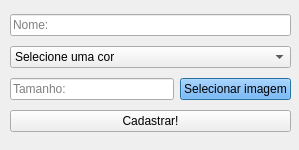
<?xml version="1.0" encoding="UTF-8"?>
<ui version="4.0">
 <class>Editar</class>
 <widget class="QDialog" name="Editar">
  <property name="geometry">
   <rect>
    <x>0</x>
    <y>0</y>
    <width>299</width>
    <height>150</height>
   </rect>
  </property>
  <property name="windowTitle">
   <string>Dialog</string>
  </property>
  <widget class="QWidget" name="layoutWidget">
   <property name="geometry">
    <rect>
     <x>10</x>
     <y>10</y>
     <width>281</width>
     <height>129</height>
    </rect>
   </property>
   <layout class="QVBoxLayout" name="verticalLayout">
    <item>
     <widget class="QLineEdit" name="btnNome">
      <property name="placeholderText">
       <string>Nome:</string>
      </property>
     </widget>
    </item>
    <item>
     <layout class="QHBoxLayout" name="horizontalLayout_2">
      <item>
       <widget class="QComboBox" name="btnCor">
        <item>
         <property name="text">
          <string>Selecione uma cor</string>
         </property>
        </item>
        <item>
         <property name="text">
          <string>Preto</string>
         </property>
        </item>
        <item>
         <property name="text">
          <string>Branco</string>
         </property>
        </item>
        <item>
         <property name="text">
          <string>Cinza</string>
         </property>
        </item>
        <item>
         <property name="text">
          <string>Vinho</string>
         </property>
        </item>
        <item>
         <property name="text">
          <string>Vermelho</string>
         </property>
        </item>
        <item>
         <property name="text">
          <string>Azul</string>
         </property>
        </item>
        <item>
         <property name="text">
          <string>Verde</string>
         </property>
        </item>
        <item>
         <property name="text">
          <string>Marrom</string>
         </property>
        </item>
        <item>
         <property name="text">
          <string>Laranja</string>
         </property>
        </item>
       </widget>
      </item>
     </layout>
    </item>
    <item>
     <layout class="QHBoxLayout" name="horizontalLayout">
      <item>
       <widget class="QLineEdit" name="btnTamanho">
        <property name="styleSheet">
         <string notr="true"/>
        </property>
        <property name="text">
         <string/>
        </property>
        <property name="placeholderText">
         <string>Tamanho:</string>
        </property>
       </widget>
      </item>
      <item>
       <widget class="QPushButton" name="btnImagem">
        <property name="styleSheet">
         <string notr="true">background-color: rgb(85, 170, 255);</string>
        </property>
        <property name="text">
         <string>Selecionar imagem</string>
        </property>
       </widget>
      </item>
     </layout>
    </item>
    <item>
     <widget class="QPushButton" name="btnCadastrar">
      <property name="text">
       <string>Cadastrar!</string>
      </property>
     </widget>
    </item>
   </layout>
  </widget>
 </widget>
 <resources/>
 <connections/>
</ui>
